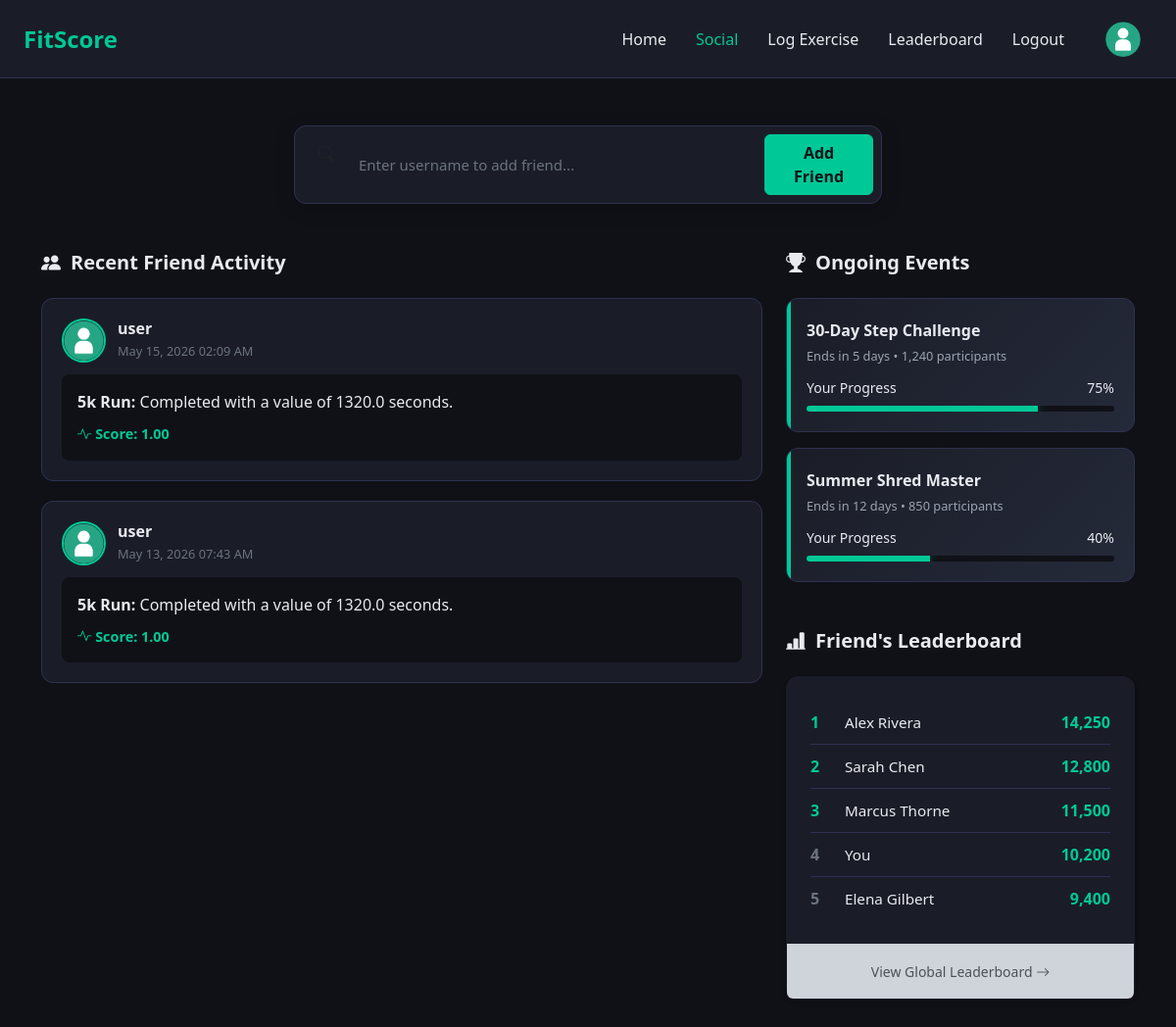
/social (signed in), run on an earlier commit of the app's database.
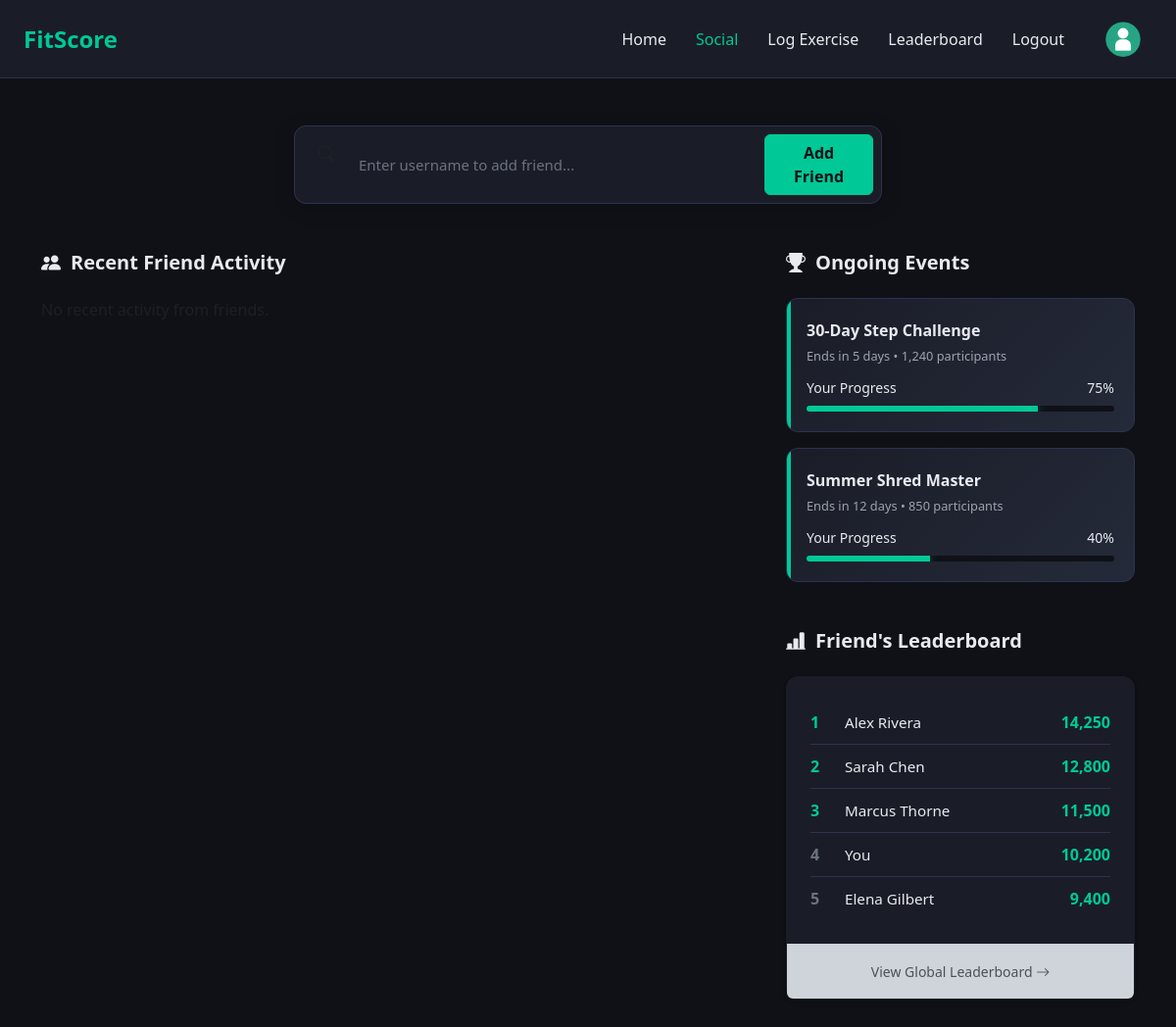
And on a later commit of the database.
### models.py (models this page shows, shortened)
class Log(db.Model):
    __tablename__ = 'Logs'
    log_id = db.Column(db.Integer, primary_key=True, autoincrement=True)
    exercise_id = db.Column(db.Integer, db.ForeignKey('Exercises.exercise_id'), nullable=False)
    user_id = db.Column(db.Integer, db.ForeignKey('Users.user_id'), nullable=False)
    stat_value = db.Column(db.Float, nullable=False) # use negative value for time-based exercises
    standardised_score = db.Column(db.Float, nullable=True)
    completed_on = db.Column(db.DateTime, default=datetime.utcnow)

class User(UserMixin, db.Model):
    __tablename__ = 'Users'
    user_id = db.Column(db.Integer, primary_key=True, autoincrement=True)
    username = db.Column(db.String(50), nullable=False)
    password = db.Column(db.String(256), nullable=False)
    email = db.Column(db.String(50), nullable=False)
    created_at = db.Column(db.DateTime, default=datetime.utcnow)
    updated_at = db.Column(db.DateTime, default=datetime.utcnow, onupdate=datetime.utcnow)
    logs = db.relationship('Log', backref='user', lazy=True)

class Exercise(db.Model):
    __tablename__ = 'Exercises'
    exercise_id = db.Column(db.Integer, primary_key=True, autoincrement=True)
    exercise_name = db.Column(db.String(50), nullable=False, unique=True)
    exercise_type = db.Column(db.String(50), nullable=False)
    units = db.Column(db.String(50), nullable=False)
    mean_statistic = db.Column(db.Float, nullable=False) # use negative value for time-based exercises
    stdev_statistic = db.Column(db.Float, nullable=False)
    logs = db.relationship('Log', backref='exercise', lazy=True)

### app.py (the view)
@app.route('/social')
@login_required
def social():
    friendships = Friendship.query.filter_by(user_id_1=current_user.user_id).all()
    friend_ids  = [f.user_id_2 for f in friendships]
    recent_friend_logs = Log.query.filter(Log.user_id.in_(friend_ids)).order_by(Log.completed_on.desc()).limit(10).all()
    return render_template('social.html', recent_friend_logs=recent_friend_logs)

### app.py (called while the page is built)
@login_manager.user_loader
def load_user(user_id):
    return User.query.get(int(user_id))

### templates/social.html (shortened to what this page needs)
{% extends "base.html" %}
{% block content %}
    <div class="container py-5">
        <div class="social-search-container">
            <form action="{{ url_for('add_friend') }}" method="POST" class="search-input-group">
                <i class="bi bi-search py-2 ps-3 text-muted"></i>
                <input type="text" name="username" placeholder="Enter username to add friend..." required>
                <button type="submit" class="btn btn-primary px-4">Add Friend</button>
            </form>
        </div>
        <div class="row">
            <div class="col-lg-8">
                <h2 class="section-title"><i class="bi bi-people-fill"></i> Recent Friend Activity</h2>
                <div class="activity-feed">
                    {% if recent_friend_logs %}
                        {% for log in recent_friend_logs %}
                            <div class="activity-card">
                                <div class="activity-header">
                                    <img src="{{ url_for('static', filename='images/generic_profile_pic.png') }}" class="activity-user-img" alt="User">
                                    <div class="activity-info">
                                        <h6>{{ log.user.username }}</h6>
                                        <span class="activity-time">{{ log.completed_on.strftime('%b %d, %Y %I:%M %p') }}</span>
                                    </div>
                                </div>
                                <div class="activity-content">
                                    <strong>{{ log.exercise.exercise_name }}:</strong> Completed with a value of {{ log.stat_value | abs if log.stat_value < 0 else log.stat_value }} {{ log.exercise.units }}.
                                    <div class="activity-stats">
                                        <span><i class="bi bi-activity"></i> Score: {{ "%.2f"|format(log.standardised_score) if log.standardised_score is not none else "N/A" }}</span>
                                    </div>
                                </div>
                            </div>
                        {% endfor %}
                    {% else %}
                        <p class="text-muted">No recent activity from friends.</p>
                    {% endif %}
                </div>
            </div>
            <div class="col-lg-4">
                <div class="mb-5">
                    <h2 class="section-title"><i class="bi bi-trophy-fill"></i> Ongoing Events</h2>
                    <div class="event-card">
                        <div class="event-title">30-Day Step Challenge</div>
                        <div class="event-meta">Ends in 5 days • 1,240 participants</div>
                        <div class="d-flex justify-content-between mb-2">
                            <small>Your Progress</small>
                            <small>75%</small>
                        </div>
                        <div class="progress-bar-container">
                            <div class="progress-bar-fill" style="width: 75%;"></div>
                        </div>
                    </div>
                    <div class="event-card">
                        <div class="event-title">Summer Shred Master</div>
                        <div class="event-meta">Ends in 12 days • 850 participants</div>
                        <div class="d-flex justify-content-between mb-2">
                            <small>Your Progress</small>
                            <small>40%</small>
                        </div>
                        <div class="progress-bar-container">
                            <div class="progress-bar-fill" style="width: 40%;"></div>
                        </div>
                    </div>
                </div>
                <div>
                    <h2 class="section-title"><i class="bi bi-bar-chart-line-fill"></i> Friend's Leaderboard</h2>
                    <div class="panel p-0">
                        <div class="p-4">
                            <div class="mini-lb-item">
                                <div class="mini-lb-rank top">1</div>
                                <div class="mini-lb-name">Alex Rivera</div>
                                <div class="mini-lb-score">14,250</div>
                            </div>
                            <div class="mini-lb-item">
                                <div class="mini-lb-rank top">2</div>
                                <div class="mini-lb-name">Sarah Chen</div>
                                <div class="mini-lb-score">12,800</div>
                            </div>
                            <div class="mini-lb-item">
                                <div class="mini-lb-rank top">3</div>
                                <div class="mini-lb-name">Marcus Thorne</div>
                                <div class="mini-lb-score">11,500</div>
                            </div>
                            <div class="mini-lb-item">
                                <div class="mini-lb-rank">4</div>
                                <div class="mini-lb-name">You</div>
                                <div class="mini-lb-score">10,200</div>
                            </div>
                            <div class="mini-lb-item">
                                <div class="mini-lb-rank">5</div>
                                <div class="mini-lb-name">Elena Gilbert</div>
                                <div class="mini-lb-score">9,400</div>
                            </div>
                        </div>
                        <div class="p-3 bg-dark-subtle text-center rounded-bottom">
                            <a href="{{ url_for('leaderboard') }}" class="text-decoration-none text-muted small">View Global Leaderboard <i class="bi bi-arrow-right"></i></a>
                        </div>
                    </div>
                </div>
            </div>
        </div>
    </div>
{% endblock %}

### templates/base.html (shortened to what this page needs)
<!DOCTYPE html>
<html lang="en">
<head>
    <link href="https://cdn.jsdelivr.net/npm/bootstrap@5.3.3/dist/css/bootstrap.min.css" rel="stylesheet">
    <link href="https://cdn.jsdelivr.net/npm/bootstrap-icons@1.11.3/font/bootstrap-icons.min.css" rel="stylesheet">
    <link rel="stylesheet" href="{{ url_for('static', filename='styles.css') }}">
</head>
<body>
    <nav class="navbar navbar-dark px-4">
        <a href="{{ url_for('home') }}" class="navbar-brand">FitScore</a>
        <div class="navbar-links">
            <a href="{{ url_for('home') }}"
               class="navbar-link {% if request.endpoint == 'home' %}active{% endif %}">Home</a>
            <a href="{{ url_for('social') }}"
               class="navbar-link {% if request.endpoint == 'social' %}active{% endif %}">Social</a>
            <a href="{{ url_for('log') }}"
               class="navbar-link {% if request.endpoint == 'log' %}active{% endif %}">Log Exercise</a>
            <a href="{{ url_for('leaderboard') }}"
               class="navbar-link {% if request.endpoint == 'leaderboard' %}active{% endif %}">Leaderboard</a>
            <a href="{{ url_for('logout') }}" class="navbar-link">Logout</a>
            <a href="{{ url_for('profile') }}" class="navbar-profile-button">
                <img src="{{ url_for('static', filename='images/generic_profile_pic.png') }}"
                     alt="Profile Picture" class="profile-pic">
            </a>
        </div>
    </nav>
    {% block content %}{% endblock %}
</body>
</html>

### static/styles.css (style rules this page uses)
body { min-height: 100vh; background-color: #0f1117; color: #e8eaf0; }
.navbar { background-color: #1a1d27; border-bottom: 1px solid #2e3250; height: 80px; padding-top: 0; padding-bottom: 0; align-items: center; }
.navbar-brand { color: #00c896 !important; font-weight: 800; font-size: 1.5rem; }
.navbar-links { display: flex; gap: 30px; align-items: center; }
.navbar-link { color: #e8eaf0; text-decoration: none; transition: color 0.3s; font-size: 16px; }
.navbar-link:hover, .navbar-link.active { color: #00c896; }
.navbar-profile-button { padding: 10px 12px; display: flex; align-items: center; gap: 15px; }
.profile-pic { width: 36px; height: 36px; border-radius: 50%; object-fit: cover; }
.btn-primary { background-color: #00c896; border-color: #00c896; color: #0f1117; font-weight: 600; }
input[type="text"], input[type="number"], input[type="email"], input[type="password"], .profile-bio { padding: 12px 16px; background: #1e1e2e; border: 1px solid #444; border-radius: 6px; color: white; font-size: 15px; width: 100%; }
.panel { background-color: #1a1d27; border-radius: 12px; padding: 1.5rem; box-shadow: 0 4px 6px rgba(0, 0, 0, 0.05), 0 1px 3px rgba(0, 0, 0, 0.1); border: 1px solid #1a1d27; transition: transform 0.2s ease, box-shadow 0.2s ease; }
.social-search-container { max-width: 600px; margin: 0 auto 3rem auto; }
.search-input-group { display: flex; gap: 10px; background: #1a1d27; padding: 8px; border-radius: 12px; border: 1px solid #2e3250; box-shadow: 0 4px 20px rgba(0, 0, 0, 0.2); }
.search-input-group input { flex-grow: 1; background: transparent; border: none; color: white; padding: 10px 15px; outline: none; }
.search-input-group input::placeholder { color: #6b7280; }
.section-title { font-size: 1.25rem; font-weight: 700; margin-bottom: 1.5rem; color: #e8eaf0; display: flex; align-items: center; gap: 10px; }
.event-card { background: linear-gradient(135deg, #1a1d27 0%, #252a3a 100%); border-radius: 12px; padding: 1.25rem; margin-bottom: 1rem; border: 1px solid #2e3250; position: relative; overflow: hidden; }
.event-card::before { content: ''; position: absolute; top: 0; left: 0; width: 4px; height: 100%; background: #00c896; }
.event-title { font-weight: 700; font-size: 1rem; margin-bottom: 5px; }
.event-meta { font-size: 0.8rem; color: #9ca3af; margin-bottom: 12px; }
.progress-bar-container { height: 6px; background: #0f1117; border-radius: 3px; overflow: hidden; }
.progress-bar-fill { height: 100%; background: #00c896; box-shadow: 0 0 10px rgba(0, 200, 150, 0.5); }
.mini-lb-item { display: flex; align-items: center; padding: 10px 0; border-bottom: 1px solid #2e3250; }
.mini-lb-item:last-child { border-bottom: none; }
.mini-lb-rank { width: 25px; font-weight: 700; color: #6b7280; }
.mini-lb-rank.top { color: #00c896; }
.mini-lb-name { flex-grow: 1; font-size: 0.95rem; padding-left: 10px; }
.mini-lb-score { font-weight: 700; color: #00c896; }

What changed in the data, as far as the page shows it:
no longer on this page (row edited): Log: user.username "user", completed_on "May 15, 2026 02:09 AM", exercise.exercise_name "5k Run", stat_value|abs "1320.0", exercise.units "seconds", standardised_score "1.00"
no longer on this page (row edited): Log: user.username "user", completed_on "May 13, 2026 07:43 AM", exercise.exercise_name "5k Run", stat_value|abs "1320.0", exercise.units "seconds", standardised_score "1.00"
